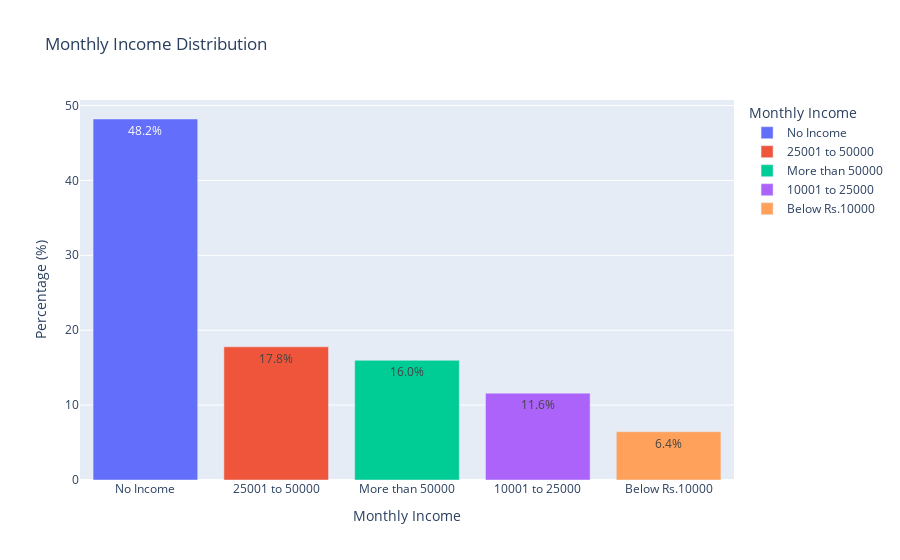

Notebook source saved alongside this figure:
### Code cell
# Calculate the counts and percentages
monthly_income_counts = online_food['Monthly Income'].value_counts(normalize=True).reset_index()
monthly_income_counts.columns = ['Monthly Income', 'Percentage']
monthly_income_counts['Percentage'] *= 100

# Create the bar chart with color grading
fig = px.bar(monthly_income_counts, x='Monthly Income', y='Percentage', title='Monthly Income Distribution',
             labels={'Monthly Income': 'Monthly Income', 'Percentage': 'Percentage (%)'},
             color='Monthly Income', color_continuous_scale='Viridis')

# Add data labels
fig.update_traces(texttemplate='%{y:.1f}%', textposition='inside')

# Show the plot
fig.show()

### Figure 1 — Plotly figure (JSON) as saved in the notebook; plotly's stock layout.template omitted (floating-point values rounded to 4 significant figures)
{"data": [{"alignmentgroup": "True", "hovertemplate": "Monthly Income=%{x}<br>Percentage (%)=%{y}<extra></extra>", "legendgroup": "No Income", "marker": {"color": "#636efa", "pattern": {"shape": ""}}, "name": "No Income", "offsetgroup": "No Income", "orientation": "v", "showlegend": true, "textposition": "inside", "texttemplate": "%{y:.1f}%", "type": "bar", "x": ["No Income"], "xaxis": "x", "y": [48.2], "yaxis": "y"}, {"alignmentgroup": "True", "hovertemplate": "Monthly Income=%{x}<br>Percentage (%)=%{y}<extra></extra>", "legendgroup": "25001 to 50000", "marker": {"color": "#EF553B", "pattern": {"shape": ""}}, "name": "25001 to 50000", "offsetgroup": "25001 to 50000", "orientation": "v", "showlegend": true, "textposition": "inside", "texttemplate": "%{y:.1f}%", "type": "bar", "x": ["25001 to 50000"], "xaxis": "x", "y": [17.78], "yaxis": "y"}, {"alignmentgroup": "True", "hovertemplate": "Monthly Income=%{x}<br>Percentage (%)=%{y}<extra></extra>", "legendgroup": "More than 50000", "marker": {"color": "#00cc96", "pattern": {"shape": ""}}, "name": "More than 50000", "offsetgroup": "More than 50000", "orientation": "v", "showlegend": true, "textposition": "inside", "texttemplate": "%{y:.1f}%", "type": "bar", "x": ["More than 50000"], "xaxis": "x", "y": [15.98], "yaxis": "y"}, {"alignmentgroup": "True", "hovertemplate": "Monthly Income=%{x}<br>Percentage (%)=%{y}<extra></extra>", "legendgroup": "10001 to 25000", "marker": {"color": "#ab63fa", "pattern": {"shape": ""}}, "name": "10001 to 25000", "offsetgroup": "10001 to 25000", "orientation": "v", "showlegend": true, "textposition": "inside", "texttemplate": "%{y:.1f}%", "type": "bar", "x": ["10001 to 25000"], "xaxis": "x", "y": [11.6], "yaxis": "y"}, {"alignmentgroup": "True", "hovertemplate": "Monthly Income=%{x}<br>Percentage (%)=%{y}<extra></extra>", "legendgroup": "Below Rs.10000", "marker": {"color": "#FFA15A", "pattern": {"shape": ""}}, "name": "Below Rs.10000", "offsetgroup": "Below Rs.10000", "orientation": "v", "showlegend": true, "textposition": "inside", "texttemplate": "%{y:.1f}%", "type": "bar", "x": ["Below Rs.10000"], "xaxis": "x", "y": [6.443], "yaxis": "y"}], "layout": {"barmode": "relative", "legend": {"title": {"text": "Monthly Income"}, "tracegroupgap": 0}, "title": {"text": "Monthly Income Distribution"}, "xaxis": {"anchor": "y", "categoryarray": ["No Income", "25001 to 50000", "More than 50000", "10001 to 25000", "Below Rs.10000"], "categoryorder": "array", "domain": [0, 1], "title": {"text": "Monthly Income"}}, "yaxis": {"anchor": "x", "domain": [0, 1], "title": {"text": "Percentage (%)"}}}}
